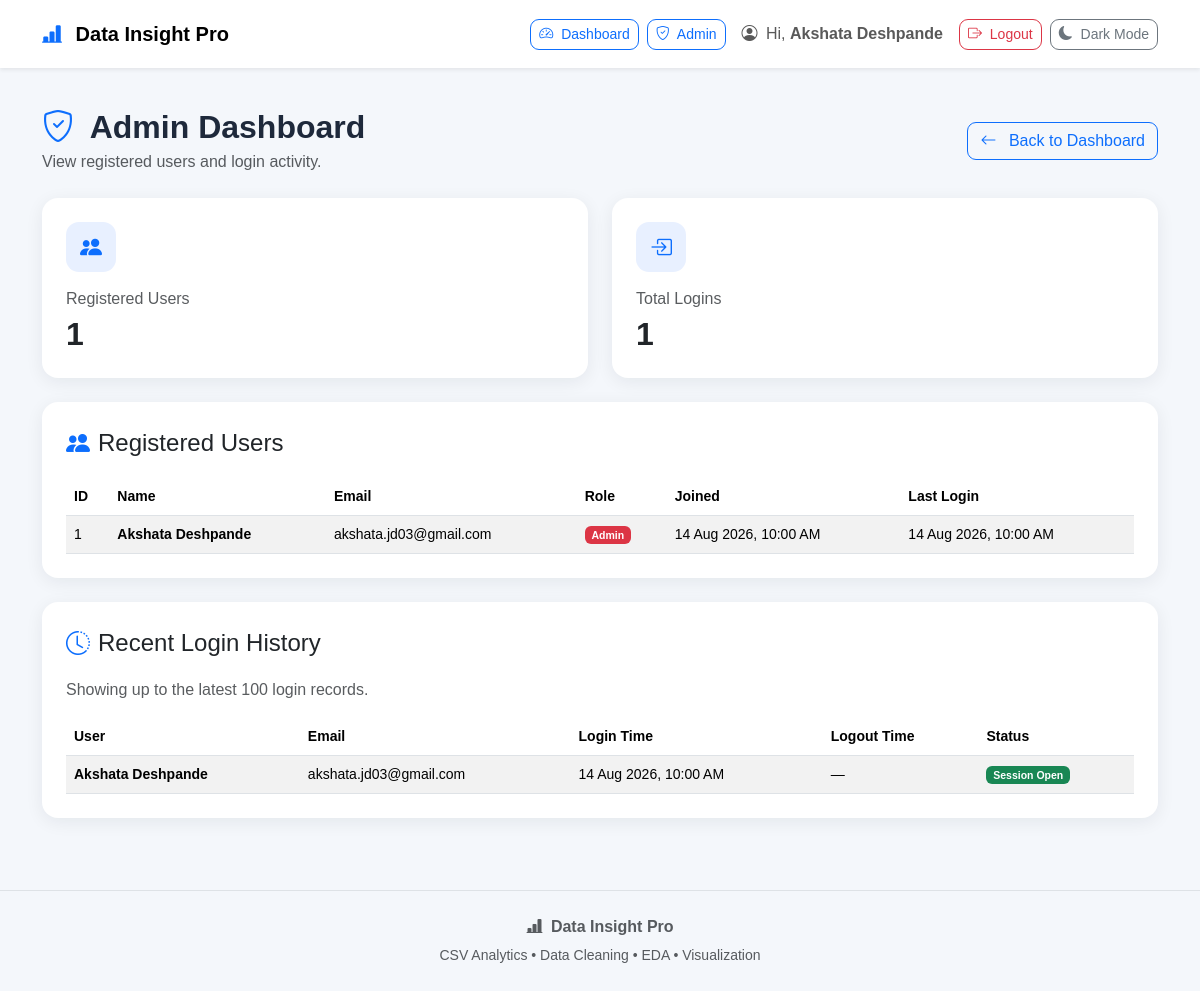
The page /admin (signed in) on the database its author committed.
### app.py (models this page shows, shortened)
class User(UserMixin, db.Model):
    __tablename__ = "users"
    id = db.Column(
        db.Integer,
        primary_key=True
    )
    name = db.Column(
        db.String(100),
        nullable=False
    )
    email = db.Column(
        db.String(150),
        unique=True,
        nullable=False,
        index=True
    )
    password_hash = db.Column(
        db.String(255),
        nullable=False
    )
    is_admin = db.Column(
        db.Boolean,
        default=False,
        nullable=False
    )
    created_at = db.Column(
        db.DateTime(timezone=True),
        default=lambda: datetime.now(timezone.utc),
        nullable=False
    )
    last_login = db.Column(
        db.DateTime(timezone=True),
        nullable=True
    )

class LoginHistory(db.Model):
    __tablename__ = "login_history"
    id = db.Column(
        db.Integer,
        primary_key=True
    )
    user_id = db.Column(
        db.Integer,
        db.ForeignKey("users.id"),
        nullable=False,
        index=True
    )
    login_time = db.Column(
        db.DateTime(timezone=True),
        default=lambda: datetime.now(timezone.utc),
        nullable=False
    )
    logout_time = db.Column(
        db.DateTime(timezone=True),
        nullable=True
    )
    user = db.relationship(
        "User",
        backref=db.backref(
            "login_records",
            lazy=True
        )
    )

### app.py (the view)
@app.route("/admin")
@login_required
@admin_required
def admin():
    users = (
        User.query
        .order_by(
            User.created_at.desc()
        )
        .all()
    )
    login_history = (
        LoginHistory.query
        .order_by(
            LoginHistory.login_time.desc()
        )
        .limit(100)
        .all()
    )
    total_users = (
        User.query.count()
    )
    total_logins = (
        LoginHistory.query.count()
    )
    return render_template(
        "admin.html",
        users=users,
        login_history=login_history,
        total_users=total_users,
        total_logins=total_logins
    )

### app.py (called while the page is built)
@login_manager.user_loader
def load_user(user_id):
    try:
        return db.session.get(
            User,
            int(user_id)
        )
    except (ValueError, TypeError):
        return None

def admin_required(function):
    @wraps(function)
    def decorated_function(*args, **kwargs):
        if not current_user.is_authenticated:
            return redirect(
                url_for("login")
            )
        if not current_user.is_admin:
            abort(403)
        return function(
            *args,
            **kwargs
        )
    return decorated_function

### templates/admin.html (shortened to what this page needs)
{% extends "base.html" %}
{% block content %}
<div class="container py-4">
    <div
        class="d-flex flex-wrap justify-content-between
               align-items-center gap-3 mb-4">
        <div>
            <h2 class="fw-bold mb-1">
                <i class="bi bi-shield-check text-primary me-2"></i>
                Admin Dashboard
            </h2>
            <p class="text-muted mb-0">
                View registered users and login activity.
            </p>
        </div>
        <a
            href="{{ url_for('index') }}"
            class="btn btn-outline-primary">
            <i class="bi bi-arrow-left me-2"></i>
            Back to Dashboard
        </a>
    </div>
    <div class="row g-4 mb-4">
        <div class="col-md-6">
            <div class="card dashboard-card h-100">
                <div class="card-body p-4">
                    <div class="kpi-icon">
                        <i class="bi bi-people-fill"></i>
                    </div>
                    <p class="text-muted mb-1">
                        Registered Users
                    </p>
                    <h2 class="fw-bold mb-0">
                        {{ total_users }}
                    </h2>
                </div>
            </div>
        </div>
        <div class="col-md-6">
            <div class="card dashboard-card h-100">
                <div class="card-body p-4">
                    <div class="kpi-icon">
                        <i class="bi bi-box-arrow-in-right"></i>
                    </div>
                    <p class="text-muted mb-1">
                        Total Logins
                    </p>
                    <h2 class="fw-bold mb-0">
                        {{ total_logins }}
                    </h2>
                </div>
            </div>
        </div>
    </div>
    <div class="card dashboard-section mb-4">
        <div class="card-body p-4">
            <div class="d-flex align-items-center gap-2 mb-3">
                <i class="bi bi-people-fill text-primary fs-4"></i>
                <h4 class="mb-0">
                    Registered Users
                </h4>
            </div>
            {% if users %}
            <div class="table-responsive">
                <table
                    class="table table-hover table-striped align-middle">
                    <thead>
                        <tr>
                            <th>ID</th>
                            <th>Name</th>
                            <th>Email</th>
                            <th>Role</th>
                            <th>Joined</th>
                            <th>Last Login</th>
                        </tr>
                    </thead>
                    <tbody>
                        {% for user in users %}
                        <tr>
                            <td>
                                {{ user.id }}
                            </td>
                            <td class="fw-semibold">
                                {{ user.name }}
                            </td>
                            <td>
                                {{ user.email }}
                            </td>
                            <td>
                                {% if user.is_admin %}
                                    <span
                                        class="badge text-bg-danger">
                                        Admin
                                    </span>
                                {% else %}
                                    <span
                                        class="badge text-bg-primary">
                                        User
                                    </span>
                                {% endif %}
                            </td>
                            <td>
                                {% if user.created_at %}
                                    {{ user.created_at.strftime(
                                        "%d %b %Y, %I:%M %p"
                                    ) }}
                                {% else %}
                                    —
                                {% endif %}
                            </td>
                            <td>
                                {% if user.last_login %}
                                    {{ user.last_login.strftime(
                                        "%d %b %Y, %I:%M %p"
                                    ) }}
                                {% else %}
                                    Never
                                {% endif %}
                            </td>
                        </tr>
                        {% endfor %}
                    </tbody>
                </table>
            </div>
            {% else %}
                <p class="text-muted mb-0">
                    No registered users yet.
                </p>
            {% endif %}
        </div>
    </div>
    <div class="card dashboard-section">
        <div class="card-body p-4">
            <div class="d-flex align-items-center gap-2 mb-3">
                <i class="bi bi-clock-history text-primary fs-4"></i>
                <h4 class="mb-0">
                    Recent Login History
                </h4>
            </div>
            <p class="text-muted">
                Showing up to the latest 100 login records.
            </p>
            {% if login_history %}
            <div class="table-responsive">
                <table
                    class="table table-hover table-striped align-middle">
                    <thead>
                        <tr>
                            <th>User</th>
                            <th>Email</th>
                            <th>Login Time</th>
                            <th>Logout Time</th>
                            <th>Status</th>
                        </tr>
                    </thead>
                    <tbody>
                        {% for record in login_history %}
                        <tr>
                            <td class="fw-semibold">
                                {{ record.user.name }}
                            </td>
                            <td>
                                {{ record.user.email }}
                            </td>
                            <td>
                                {{ record.login_time.strftime(
                                    "%d %b %Y, %I:%M %p"
                                ) }}
                            </td>
                            <td>
                                {% if record.logout_time %}
                                    {{ record.logout_time.strftime(
                                        "%d %b %Y, %I:%M %p"
                                    ) }}
                                {% else %}
                                    —
                                {% endif %}
                            </td>
                            <td>
                                {% if record.logout_time %}
                                    <span
                                        class="badge text-bg-secondary">
                                        Logged Out
                                    </span>
                                {% else %}
                                    <span
                                        class="badge text-bg-success">
                                        Session Open
                                    </span>
                                {% endif %}
                            </td>
                        </tr>
                        {% endfor %}
                    </tbody>
                </table>
            </div>
            {% else %}
                <p class="text-muted mb-0">
                    No login activity yet.
                </p>
            {% endif %}
        </div>
    </div>
</div>
{% endblock %}

### templates/base.html (shortened to what this page needs)
<!DOCTYPE html>
<html lang="en">
<head>
    <link
        href="https://cdn.jsdelivr.net/npm/bootstrap@5.3.3/dist/css/bootstrap.min.css"
        rel="stylesheet">
    <link
        rel="stylesheet"
        href="https://cdn.jsdelivr.net/npm/bootstrap-icons@1.11.3/font/bootstrap-icons.min.css">
    <link
        rel="stylesheet"
        href="{{ url_for('static', filename='style.css') }}">
</head>
<body>
<nav class="navbar navbar-expand-lg navbar-light bg-white shadow-sm sticky-top">
    <div class="container">
        <a class="navbar-brand fw-bold"
           href="{% if current_user.is_authenticated %}{{ url_for('index') }}{% else %}{{ url_for('login') }}{% endif %}">
            <i class="bi bi-bar-chart-line-fill text-primary me-2"></i>
            Data Insight Pro
        </a>
        <div class="collapse navbar-collapse"
             id="mainNavbar">
            <div class="ms-auto d-flex flex-column flex-lg-row
                        align-items-lg-center gap-2 mt-3 mt-lg-0">
                {% if current_user.is_authenticated %}
                    <a
                        href="{{ url_for('index') }}"
                        class="btn btn-sm btn-outline-primary">
                        <i class="bi bi-speedometer2 me-1"></i>
                        Dashboard
                    </a>
                    {% if current_user.is_admin %}
                        <a
                            href="{{ url_for('admin') }}"
                            class="btn btn-sm btn-outline-primary">
                            <i class="bi bi-shield-check me-1"></i>
                            Admin
                        </a>
                    {% endif %}
                    <span class="navbar-text px-lg-2">
                        <i class="bi bi-person-circle me-1"></i>
                        Hi,
                        <strong>
                            {{ current_user.name }}
                        </strong>
                    </span>
                    <a
                        href="{{ url_for('logout') }}"
                        class="btn btn-sm btn-outline-danger">
                        <i class="bi bi-box-arrow-right me-1"></i>
                        Logout
                    </a>
                {% endif %}
                <button
                    type="button"
                    id="themeToggle"
                    class="btn btn-sm btn-outline-secondary">
                    <i
                        id="themeIcon"
                        class="bi bi-moon-fill me-1">
                    </i>
                    <span id="themeText">
                    </span>
                </button>
            </div>
        </div>
    </div>
</nav>
<main>
    {% block content %}
    {% endblock %}
</main>
<footer class="mt-5 py-4 border-top">
    <div class="container text-center">
        <p class="text-muted mb-1">
            <i class="bi bi-bar-chart-line-fill me-1"></i>
            <strong>Data Insight Pro</strong>
        </p>
        <small class="text-muted">
            CSV Analytics • Data Cleaning • EDA • Visualization
        </small>
    </div>
</footer>
</body>
</html>

### static/style.css (style rules this page uses)
* { box-sizing: border-box; }
body { margin: 0; font-family: "Poppins", sans-serif; background: #f4f7fb; color: #1e293b; transition: background-color 0.3s ease, color 0.3s ease; }
.navbar { padding-top: 14px; padding-bottom: 14px; }
.navbar-brand { font-size: 1.25rem; }
.card { border: none; border-radius: 16px; box-shadow: 0 4px 18px rgba(15, 23, 42, 0.07); }
.dashboard-section { overflow: hidden; }
.dashboard-card { transition: transform 0.2s ease, box-shadow 0.2s ease; }
.kpi-icon { width: 50px; height: 50px; display: flex; align-items: center; justify-content: center; margin-bottom: 15px; border-radius: 13px; background: #e8f0ff; color: #0d6efd; font-size: 22px; }
.dashboard-card h2 { margin-bottom: 0; font-weight: 700; }
.btn { border-radius: 9px; font-weight: 500; }
.table { margin-bottom: 0; font-size: 14px; vertical-align: middle; }
.table th { white-space: nowrap; }

### rows shown on the page
User: name "Akshata Deshpande", id "1", email "akshata.jd03@gmail.com", is_admin "Admin", created_at "14 Aug 2026, 10:00 AM", last_login "14 Aug 2026, 10:00 AM"
LoginHistory: user.name "Akshata Deshpande", user.email "akshata.jd03@gmail.com", login_time "14 Aug 2026, 10:00 AM", shows "Session Open"

### other values the page prints
{{ total_users }} "1"
{{ total_logins }} "1"
